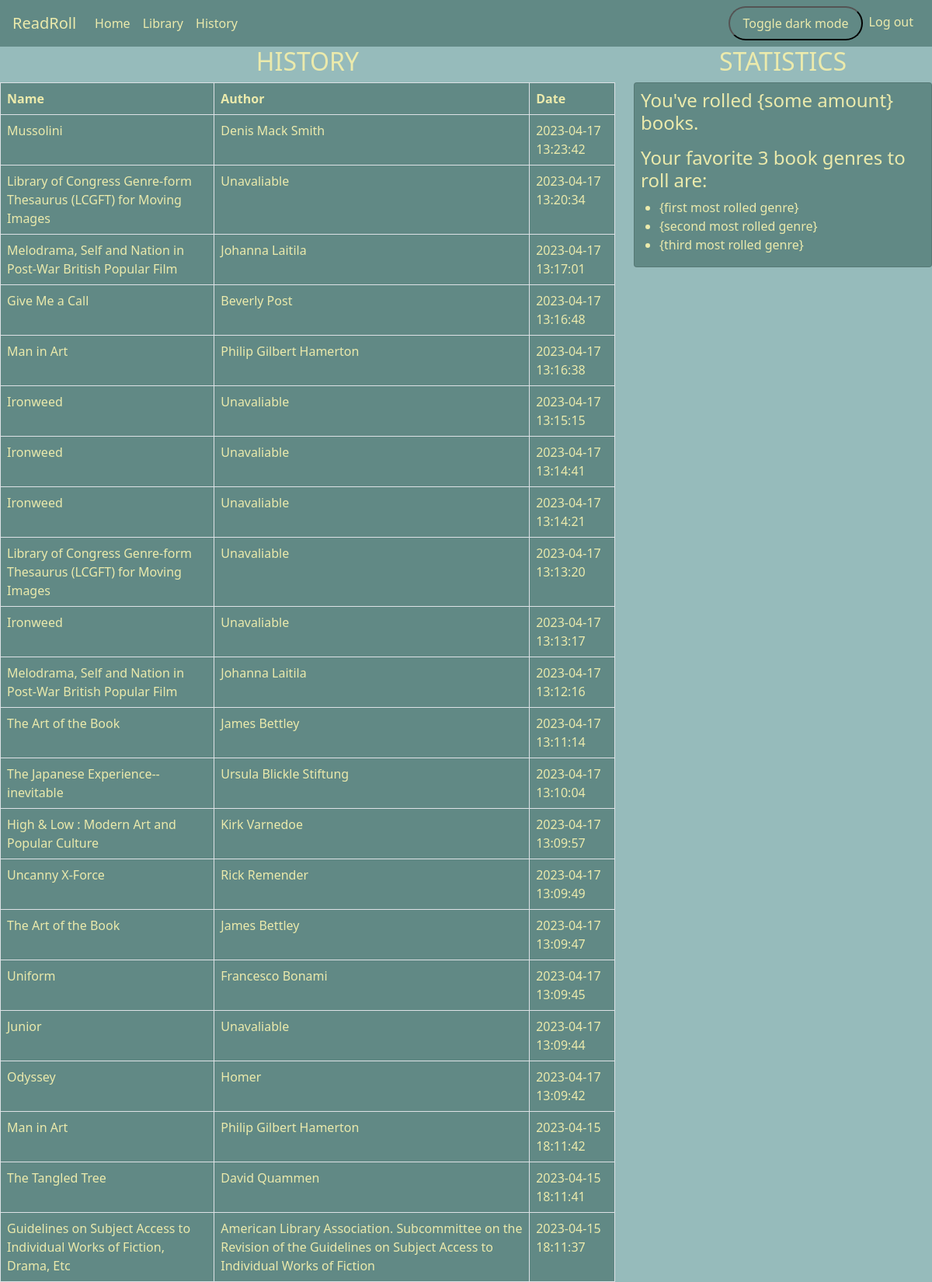
Screenshot of /history (signed in, upper part) with the database file from the repository.
### tables this page shows
CREATE TABLE history (
  position_id INTEGER NOT NULL PRIMARY KEY AUTOINCREMENT, 
  book_name TEXT NOT NULL, 
  author TEXT NOT NULL, 
  date_added TEXT DEFAULT (datetime(CURRENT_TIMESTAMP, 'localtime')), 
  user_id INTEGER NOT NULL, 
  FOREIGN KEY(user_id) REFERENCES users(id)
);

### app.py (the view)
@app.route("/history")
@login_required
def history():
    db = sqlite3.connect('readroll.db')
    db.row_factory = sqlite3.Row
    cursor = db.cursor()
    cursor.execute("SELECT * FROM history WHERE user_id=? ORDER BY date_added DESC", (session["user_id"],))
    lib = cursor.fetchall()
    history = [dict(i) for i in lib]
    return render_template('history.html', history=history)

### functions.py (called while the page is built)
def login_required(f):
    @wraps(f)
    def decorated_function(*args, **kwargs):
        if session.get("user_id") is None:
            return redirect("/login")
        return f(*args, **kwargs)
    return decorated_function

### templates/history.html (shortened to what this page needs)
{% extends "layout.html"%}
{% block main %}
  <link rel="stylesheet" type="text/css" href="{{ url_for('static', filename='style.css') }}">
  <link rel="stylesheet" type="text/css" href="{{ url_for('static', filename='style_fixed_footer.css') }}">
<div class="row">
    <div class="col">
        <h1 class="lead text-center">HISTORY</h1>
        <table class="table table-bordered">
        <thead>
            <tr>
                <th>Name</th>
                <th>Author</th>
                <th>Date</th>
            </tr>
        </thead>
        <tbody>
            {% for title in history %}
            <tr>
                <td>{{ title.book_name }}</td>
                <td>{{ title.author }}</td>
                <td>{{ title.date_added }}</td>
            </tr>
            {% endfor %}
        </tbody>
        </table>
    </div>
    <div class="col-4" id="stats">
        <h1 class="lead text-center">STATISTICS</h1>
        <div class="card">
            <h4>You've rolled {some amount} books.</h4>
            <h4>Your favorite 3 book genres to roll are:</h4>
            <ul>
                <li>{first most rolled genre}</li>
                <li>{second most rolled genre}</li>
                <li>{third most rolled genre}</li>
            </ul>
        </div>
    </div>
</div>
{% endblock %}

### templates/layout.html (shortened to what this page needs)
<!DOCTYPE html>
<html lang="en">
  <head>
      <link rel="stylesheet" type="text/css" href="{{ url_for('static', filename='style.css') }}">
      <link href="https://cdn.jsdelivr.net/npm/bootstrap@5.0.2/dist/css/bootstrap.min.css" rel="stylesheet">
  </head>
  <body onload="setTheme()" class="light-theme" id="html-body">
    <nav class="navbar navbar-expand-lg">
      <a class="navbar-brand" href="/about">ReadRoll</a>
      <div class="collapse navbar-collapse" id="navbarNav">
        {% if session["user_id"] %}
          <ul class="navbar-nav me-auto" id="left-nav">
            <li class="nav-item"><a class="nav-link" href="/">Home</a></li>
            <li class="nav-item"><a class="nav-link" href="/library"">Library</a></li>
            <li class="nav-item"><a class="nav-link" href="/history"">History</a></li>
          </ul>
          <ul class="navbar-nav ms-auto" id="right-nav">
            <div class="theme-switch mx-auto">
              <button onclick=toggleSwitch()>Toggle dark mode</button>
            </div>
            <li class="nav-item"><a class="nav-link" id="login" href="/logout">Log out</a></li>
          </ul>
        {% endif %}
      </div>
    </nav>
    <main>
      {% block main %}
      {% endblock %}
    </main>
    <script src="https://cdn.jsdelivr.net/npm/bootstrap@5.3.0-alpha3/dist/js/bootstrap.min.js"></script>   </body>
</html>

### static/style.css (style rules this page uses)
.light-theme { --background-color: #96bbbbff; --primary-color: #618985ff; --card-color: #618985ff; --text-color: rgb(235, 234, 172); }
main, body { background-color: var(--background-color); }
h1, h2, h3, h4, h5, p, label, li, a, .card-header { color: var(--text-color) }
tr, td, button, .btn { color: var(--text-color); background-color: var(--card-color); }
.theme-switch button { display: inline-block; padding: 8px 16px; border-radius: 50px; text-decoration: none; transition: all 0.3s ease; }
.navbar { background-color: var(--primary-color); }
.nav-link, .navbar-brand { color: var(--text-color); }
.card { background-color: var(--card-color); }
.navbar-brand { margin-left: 1rem; }
nav ul #login { margin-right: 1rem; }
.lead { font-size: xx-large; }

### templates/history.html (style rules this page uses)
h4 { margin-top: 0.5rem; margin-left: 0.5rem; }

### rows the page displays
history: book_name "Mussolini", author "Denis Mack Smith", date_added "2023-04-17 13:23:42"
history: book_name "Library of Congress Genre-form Thesaurus (LCGFT) for Moving Images", author "Unavaliable", date_added "2023-04-17 13:20:34"
history: book_name "Melodrama, Self and Nation in Post-War British Popular Film", author "Johanna Laitila", date_added "2023-04-17 13:17:01"
history: book_name "Give Me a Call", author "Beverly Post", date_added "2023-04-17 13:16:48"
history: book_name "Man in Art", author "Philip Gilbert Hamerton", date_added "2023-04-17 13:16:38"
history: book_name "Ironweed", author "Unavaliable", date_added "2023-04-17 13:15:15"
history: book_name "Ironweed", author "Unavaliable", date_added "2023-04-17 13:14:41"
history: book_name "Ironweed", author "Unavaliable", date_added "2023-04-17 13:14:21"
history: book_name "Library of Congress Genre-form Thesaurus (LCGFT) for Moving Images", author "Unavaliable", date_added "2023-04-17 13:13:20"
history: book_name "Ironweed", author "Unavaliable", date_added "2023-04-17 13:13:17"
history: book_name "Melodrama, Self and Nation in Post-War British Popular Film", author "Johanna Laitila", date_added "2023-04-17 13:12:16"
history: book_name "The Art of the Book", author "James Bettley", date_added "2023-04-17 13:11:14"
history: book_name "The Japanese Experience--inevitable", author "Ursula Blickle Stiftung", date_added "2023-04-17 13:10:04"
history: book_name "High & Low : Modern Art and Popular Culture", author "Kirk Varnedoe", date_added "2023-04-17 13:09:57"
history: book_name "Uncanny X-Force", author "Rick Remender", date_added "2023-04-17 13:09:49"
history: book_name "The Art of the Book", author "James Bettley", date_added "2023-04-17 13:09:47"
history: book_name "Uniform", author "Francesco Bonami", date_added "2023-04-17 13:09:45"
history: book_name "Junior", author "Unavaliable", date_added "2023-04-17 13:09:44"
history: book_name "Odyssey", author "Homer", date_added "2023-04-17 13:09:42"
history: book_name "Man in Art", author "Philip Gilbert Hamerton", date_added "2023-04-15 18:11:42"
history: book_name "The Tangled Tree", author "David Quammen", date_added "2023-04-15 18:11:41"
history: book_name "Guidelines on Subject Access to Individual Works of Fiction, Drama, Etc", author "American Library Association. Subcommittee on the Revision of the Guidelines on Subject Access to Individual Works of Fiction", date_added "2023-04-15 18:11:37"
